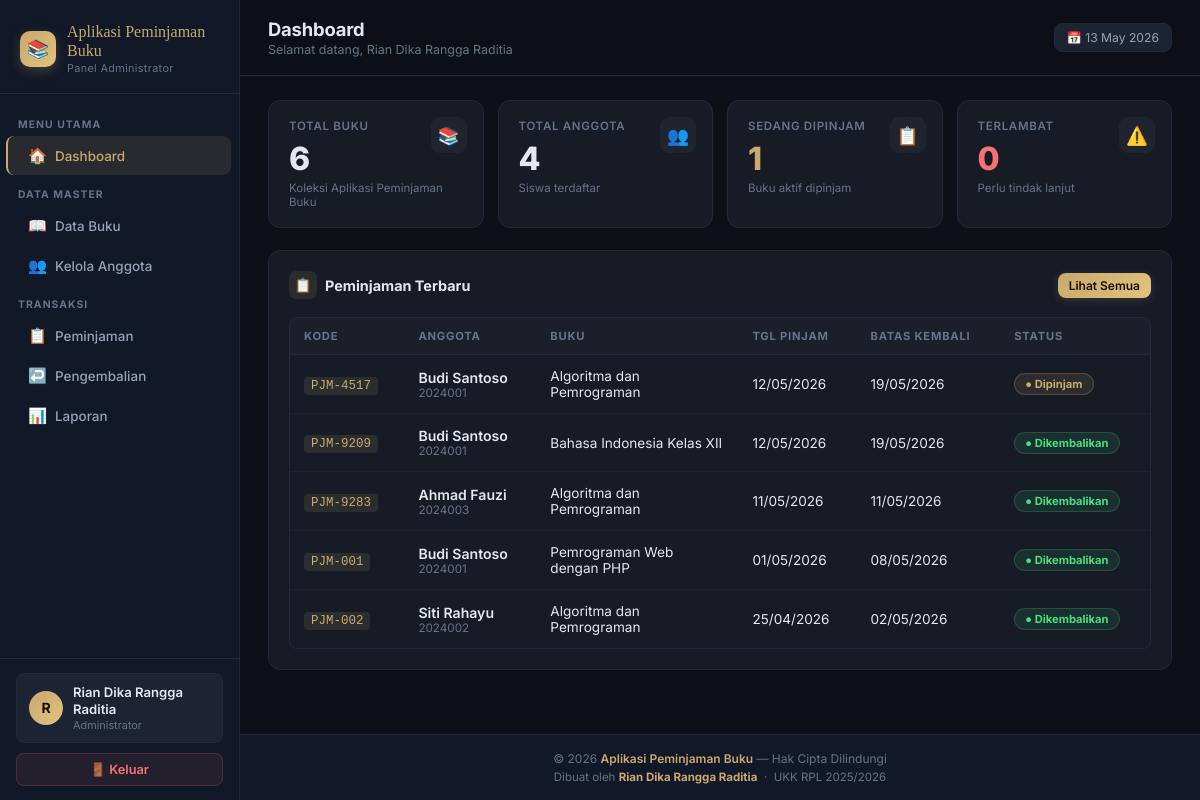
The page /Rangga_aplikasi_peminjaman_buku/index.php?page=admin_dashboard (signed in) on the database its author committed.
### tables this page shows
CREATE TABLE `peminjaman` (
  `id` int(11) NOT NULL,
  `kode_pinjam` varchar(20) NOT NULL,
  `anggota_id` int(11) NOT NULL,
  `buku_id` int(11) NOT NULL,
  `tgl_pinjam` date NOT NULL,
  `tgl_kembali` date NOT NULL,
  `tgl_pengembalian` date DEFAULT NULL,
  `status` enum('dipinjam','dikembalikan','terlambat') DEFAULT 'dipinjam',
  `denda` int(11) DEFAULT 0,
  `created_at` timestamp NOT NULL DEFAULT current_timestamp()
);

CREATE TABLE `anggota` (
  `id` int(11) NOT NULL,
  `nis` varchar(20) NOT NULL,
  `nama` varchar(100) NOT NULL,
  `kelas` varchar(20) DEFAULT NULL,
  `alamat` text DEFAULT NULL,
  `telepon` varchar(15) DEFAULT NULL,
  `user_id` int(11) DEFAULT NULL,
  `created_at` timestamp NOT NULL DEFAULT current_timestamp()
);

CREATE TABLE `buku` (
  `id` int(11) NOT NULL,
  `kode_buku` varchar(20) NOT NULL,
  `judul` varchar(200) NOT NULL,
  `pengarang` varchar(100) DEFAULT NULL,
  `penerbit` varchar(100) DEFAULT NULL,
  `tahun_terbit` year(4) DEFAULT NULL,
  `kategori` varchar(50) DEFAULT NULL,
  `stok` int(11) DEFAULT 0,
  `created_at` timestamp NOT NULL DEFAULT current_timestamp()
);

### Rangga_aplikasi_peminjaman_buku/index.php (the view, shortened to what this page needs)
<?php
$host = "localhost";
$user = "root";
$pass = "";
$db   = "db_perpustakaan";
$conn = mysqli_connect($host, $user, $pass, $db);
mysqli_set_charset($conn, "utf8");
$page = isset($_GET['page']) ? $_GET['page'] : 'login';
function url($page, $extra = '') {
    return "index.php?page=$page" . ($extra ? "&$extra" : '');
}
$anggota_data = [];
function sidebar_admin($page) {
    $nav = [
        'admin_dashboard'    => ['🏠', 'Dashboard',      'MENU UTAMA', false],
        'admin_buku'         => ['📖', 'Data Buku',       'DATA MASTER', false],
        'admin_anggota'      => ['👥', 'Kelola Anggota',  '', false],
        'admin_peminjaman'   => ['📋', 'Peminjaman',      'TRANSAKSI', false],
        'admin_pengembalian' => ['↩️', 'Pengembalian',    '', false],
        'admin_laporan'      => ['📊', 'Laporan',         '', false],
    ];
    echo '<div class="sidebar">';
    echo '<div class="sidebar-logo"><div class="logo-icon">📚</div><div><div class="logo-text">Aplikasi Peminjaman Buku</div><div class="logo-sub">Panel Administrator</div></div></div>';
    echo '<nav class="sidebar-nav">';
    $last = '';
    foreach ($nav as $key => [$icon, $label, $section, $badge]) {
        if ($section && $section !== $last) {
            echo "<div class='nav-section'>$section</div>";
            $last = $section;
        }
        $active = $page === $key ? 'active' : '';
        echo "<a href='".url($key)."' class='nav-item $active'><span class='nav-icon'>$icon</span>$label</a>";
    }
    echo '</nav>';
    echo '<div class="sidebar-footer">';
    echo '<div class="user-card"><div class="user-avatar">'.strtoupper(substr($_SESSION['nama'],0,1)).'</div>';
    echo '<div><div class="user-name">'.htmlspecialchars($_SESSION['nama']).'</div><div class="user-role">Administrator</div></div></div>';
    echo '<a href="'.url('logout').'" class="btn-logout">🚪 Keluar</a>';
    echo '</div></div>';
}
function topbar($title, $sub = '') {
    echo "<div class='topbar'><div class='topbar-left'><h1>$title</h1>".($sub ? "<div class='sub'>$sub</div>" : '')."</div><div class='topbar-right'><div class='date-chip'>📅 ".date('d F Y')."</div></div></div>";
}
function footer_bar() {
    echo "<footer class='footer'>"
        ."<div class='footer-text'>© 2026 <span>Aplikasi Peminjaman Buku</span> — Hak Cipta Dilindungi</div>"
        ."<div class='footer-right'>Dibuat oleh <strong style='color:var(--gold)'>Rian Dika Rangga Raditia</strong> &nbsp;·&nbsp; UKK RPL 2025/2026</div>"
        ."</footer>";
}
function status_badge($status) {
    switch ($status) {
        case 'dikembalikan':
            return "<span class='badge badge-green'>● Dikembalikan</span>";
        default:
            return "<span class='badge badge-gold'>● Dipinjam</span>";
    }
}
function card_open($title, $icon = '', $action = '') {
    $ico = $icon ? "<div class='ct-icon'>$icon</div>" : '';
    $act = $action ?: '';
    echo "<div class='card'><div class='card-header'><div class='card-title'>$ico $title</div>$act</div>";
}
function card_close() { echo "</div>"; }
    ?><!DOCTYPE html>
    <?php
$titles = [
    'admin_dashboard'    => 'Dashboard',
    'admin_buku'         => 'Data Buku',
    'admin_anggota'      => 'Kelola Anggota',
    'admin_peminjaman'   => 'Peminjaman',
    'admin_pengembalian' => 'Pengembalian',
    'admin_laporan'      => 'Laporan',
    'user_dashboard'     => 'Beranda',
    'user_katalog'       => 'Katalog Buku',
    'user_pinjam'        => 'Pinjam Buku',
    'user_riwayat'       => 'Riwayat Saya',
];
$title = $titles[$page] ?? 'Aplikasi Peminjaman Buku';
echo "<!DOCTYPE html><html lang='id'><head><meta charset='UTF-8'><meta name='viewport' content='width=device-width,initial-scale=1.0'>";
echo "<title>$title — Aplikasi Peminjaman Bukuu</title>$css</head><body><div class='app'>";
if ($_SESSION['level'] === 'admin') sidebar_admin($page);
else sidebar_user($page, $anggota_data);
echo "<div class='main'>";
if ($page === 'admin_dashboard') {
    $tb  = mysqli_fetch_row(mysqli_query($conn,"SELECT COUNT(*) FROM buku"))[0];
    $ta  = mysqli_fetch_row(mysqli_query($conn,"SELECT COUNT(*) FROM anggota"))[0];
    $tp  = mysqli_fetch_row(mysqli_query($conn,"SELECT COUNT(*) FROM peminjaman WHERE status='dipinjam'"))[0];
    $tl  = mysqli_fetch_row(mysqli_query($conn,"SELECT COUNT(*) FROM peminjaman WHERE status='terlambat'"))[0];
    $rec = mysqli_query($conn,"SELECT p.*,a.nama AS nm,a.nis,b.judul FROM peminjaman p JOIN anggota a ON p.anggota_id=a.id JOIN buku b ON p.buku_id=b.id ORDER BY p.created_at DESC LIMIT 8");
    topbar("Dashboard", "Selamat datang, ".htmlspecialchars($_SESSION['nama']));
    echo "<div class='content'>";
    echo "<div class='stat-grid'>
        <div class='stat-card'><div class='stat-icon-wrap'>📚</div><div class='stat-label'>Total Buku</div><div class='stat-value'>$tb</div><div class='stat-sub'>Koleksi Aplikasi Peminjaman Buku</div></div>
        <div class='stat-card'><div class='stat-icon-wrap'>👥</div><div class='stat-label'>Total Anggota</div><div class='stat-value'>$ta</div><div class='stat-sub'>Siswa terdaftar</div></div>
        <div class='stat-card'><div class='stat-icon-wrap'>📋</div><div class='stat-label'>Sedang Dipinjam</div><div class='stat-value' style='color:var(--gold)'>$tp</div><div class='stat-sub'>Buku aktif dipinjam</div></div>
        <div class='stat-card'><div class='stat-icon-wrap'>⚠️</div><div class='stat-label'>Terlambat</div><div class='stat-value' style='color:var(--red)'>$tl</div><div class='stat-sub'>Perlu tindak lanjut</div></div>
    </div>";
    card_open("Peminjaman Terbaru", "📋", "<a href='".url('admin_peminjaman')."' class='btn btn-primary btn-sm'>Lihat Semua</a>");
    echo "<div class='table-wrap'><table><thead><tr><th>Kode</th><th>Anggota</th><th>Buku</th><th>Tgl Pinjam</th><th>Batas Kembali</th><th>Status</th></tr></thead><tbody>";
    while($r=mysqli_fetch_assoc($rec)){
        echo "<tr><td><code>{$r['kode_pinjam']}</code></td><td><div style='font-weight:600;font-size:.88rem'>".htmlspecialchars($r['nm'])."</div><div style='font-size:.73rem;color:var(--text3)'>{$r['nis']}</div></td><td style='max-width:180px;font-size:.85rem'>".htmlspecialchars($r['judul'])."</td><td>".date('d/m/Y',strtotime($r['tgl_pinjam']))."</td><td>".date('d/m/Y',strtotime($r['tgl_kembali']))."</td><td>".status_badge($r['status'])."</td></tr>";
    }
    echo "</tbody></table></div>";
    card_close();
    echo "</div>";
}
footer_bar();
echo "</div>";
echo "</div></body></html>";
?>

### rows shown on the page
peminjaman: kode_pinjam "PJM-4517", anggota.nama "Budi Santoso", anggota.nis "2024001", buku.judul "Algoritma dan Pemrograman", tgl_pinjam "12/05/2026", tgl_kembali "19/05/2026", status "● Dipinjam"
peminjaman: kode_pinjam "PJM-9209", anggota.nama "Budi Santoso", anggota.nis "2024001", buku.judul "Bahasa Indonesia Kelas XII", tgl_pinjam "12/05/2026", tgl_kembali "19/05/2026", status "● Dikembalikan"
peminjaman: kode_pinjam "PJM-9283", anggota.nama "Ahmad Fauzi", anggota.nis "2024003", buku.judul "Algoritma dan Pemrograman", tgl_pinjam "11/05/2026", tgl_kembali "11/05/2026", status "● Dikembalikan"
peminjaman: kode_pinjam "PJM-001", anggota.nama "Budi Santoso", anggota.nis "2024001", buku.judul "Pemrograman Web dengan PHP", tgl_pinjam "01/05/2026", tgl_kembali "08/05/2026", status "● Dikembalikan"
peminjaman: kode_pinjam "PJM-002", anggota.nama "Siti Rahayu", anggota.nis "2024002", buku.judul "Algoritma dan Pemrograman", tgl_pinjam "25/04/2026", tgl_kembali "02/05/2026", status "● Dikembalikan"

### other values the page prints
$section "MENU UTAMA"
$icon "🏠"
$label "Dashboard"
$section "DATA MASTER"
$icon "📖"
$label "Data Buku"
$icon "👥"
$label "Kelola Anggota"
$section "TRANSAKSI"
$icon "📋"
$label "Peminjaman"
$icon "↩️"
$label "Pengembalian"
$icon "📊"
$label "Laporan"
